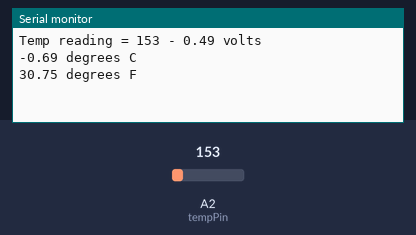
A sketch run on a simulated Arduino Uno, built with avr-gcc and run on an emulated ATmega328P. Parts: the last lines printed to the serial monitor. Inputs (shaded band) come from the test bench; at power-on: A2 (tempPin) = 153.

Above: at 18.0 s.
18.1 s: A2 (tempPin) set to 165
At 21.4 s:
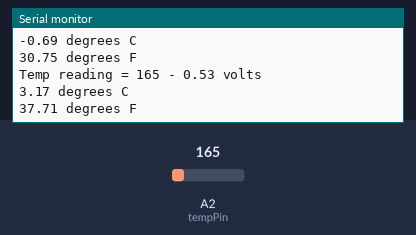
33.1 s: A2 (tempPin) set to 175
At 41.5 s:
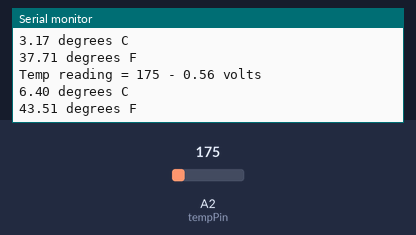

The sketch:

tmp36.ino
```cpp
// TMP36 Sensor test sketch - use a 3.3V AREF (from the Arduino)

#define aref_voltage 3.3  // we tie 3.3V to ARef

//TMP36 Pin Variables
int tempPin = A2;
int tempReading;        // the analog reading from the sensor

void setup(void) {
  // We'll send debugging information via the Serial monitor
  Serial.begin(9600);

  // If you want to set the aref to something other than 5v
  analogReference(EXTERNAL);
}


void loop(void) {

  tempReading = analogRead(tempPin);

  Serial.print("Temp reading = ");
  Serial.print(tempReading);     // the raw analog reading

  // converting that reading to voltage, which is based off the reference voltage
  float voltage = tempReading * aref_voltage;
  voltage /= 1024.0;

  // print out the voltage
  Serial.print(" - ");
  Serial.print(voltage); Serial.println(" volts");

  // now print out the temperature
  float temperatureC = (voltage - 0.5) * 100 ;  //converting from 10 mv per degree with 500 mV offset
                                               //to degrees ((volatge - 500mV) times 100)
  Serial.print(temperatureC); Serial.println(" degrees C");

  // now convert to Fahrenheight
  float temperatureF = (temperatureC * 9.0 / 5.0) + 32.0;
  Serial.print(temperatureF);
  Serial.println(" degrees F");

  delay(20000);
}
```

Measured:
- after the input at 18.1 s, the serial monitor: prints a new line after 1.9 s (image 1)
- after the input at 33.1 s, the serial monitor: prints a new line after 6.9 s (image 2)
